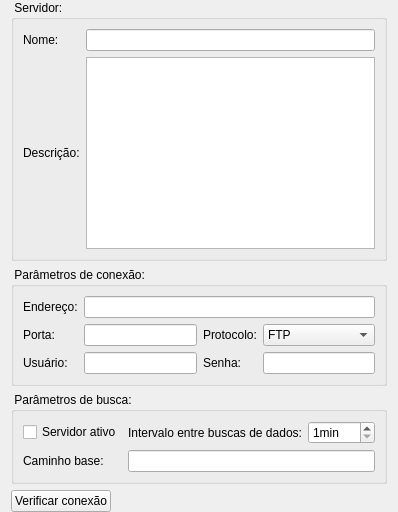
          <widget class="QWidget" name="ServerPage">
           <layout class="QVBoxLayout">
            <property name="topMargin">
             <number>0</number>
            </property>
            <property name="bottomMargin">
             <number>0</number>
            </property>
            <item>
             <widget class="QGroupBox" name="groupBox">
              <property name="title">
               <string> Servidor: </string>
              </property>
              <layout class="QGridLayout">
               <property name="leftMargin">
                <number>9</number>
               </property>
               <item row="0" column="0">
                <widget class="QLabel" name="label">
                 <property name="text">
                  <string>Nome:</string>
                 </property>
                </widget>
               </item>
               <item row="0" column="1">
                <widget class="QLineEdit" name="serverName"/>
               </item>
               <item row="1" column="0">
                <widget class="QLabel" name="label_6">
                 <property name="text">
                  <string>Descrição:</string>
                 </property>
                </widget>
               </item>
               <item row="1" column="1">
                <widget class="QTextEdit" name="serverDescription"/>
               </item>
              </layout>
             </widget>
            </item>
            <item>
             <widget class="QGroupBox" name="groupBox_2">
              <property name="title">
               <string> Parâmetros de conexão: </string>
              </property>
              <layout class="QGridLayout">
               <item row="0" column="0">
                <widget class="QLabel" name="label_2">
                 <property name="text">
                  <string>Endereço:</string>
                 </property>
                </widget>
               </item>
               <item row="0" column="1" colspan="3">
                <widget class="QLineEdit" name="connectionAddress"/>
               </item>
               <item row="1" column="0">
                <widget class="QLabel" name="label_3">
                 <property name="text">
                  <string>Porta:</string>
                 </property>
                </widget>
               </item>
               <item row="1" column="1">
                <widget class="QLineEdit" name="connectionPort"/>
               </item>
               <item row="1" column="2">
                <widget class="QLabel" name="label_4">
                 <property name="text">
                  <string>Protocolo:</string>
                 </property>
                </widget>
               </item>
               <item row="1" column="3">
                <widget class="QComboBox" name="connectionProtocol">
                 <item>
                  <property name="text">
                   <string>FTP</string>
                  </property>
                 </item>
                 <item>
                  <property name="text">
                   <string>File</string>
                  </property>
                 </item>
                 <item>
                  <property name="text">
                   <string>OGC</string>
                  </property>
                 </item>
                </widget>
               </item>
               <item row="2" column="0">
                <widget class="QLabel" name="label_7">
                 <property name="text">
                  <string>Usuário:</string>
                 </property>
                </widget>
               </item>
               <item row="2" column="1">
                <widget class="QLineEdit" name="connectionUserName"/>
               </item>
               <item row="2" column="2">
                <widget class="QLabel" name="label_8">
                 <property name="text">
                  <string>Senha:</string>
                 </property>
                </widget>
               </item>
               <item row="2" column="3">
                <widget class="QLineEdit" name="connectionPassword">
                 <property name="echoMode">
                  <enum>QLineEdit::Password</enum>
                 </property>
                </widget>
               </item>
              </layout>
             </widget>
            </item>
            <item>
             <widget class="QGroupBox" name="groupBox_3">
              <property name="title">
               <string> Parâmetros de busca: </string>
              </property>
              <layout class="QGridLayout">
               <item row="0" column="0">
                <widget class="QCheckBox" name="serverActiveServer">
                 <property name="text">
                  <string>Servidor ativo</string>
                 </property>
                </widget>
               </item>
               <item row="0" column="1">
                <widget class="QLabel" name="label_5">
                 <property name="text">
                  <string>Intervalo entre buscas de dados:</string>
                 </property>
                </widget>
               </item>
               <item row="0" column="2">
                <widget class="QSpinBox" name="serverIntervalData">
                 <property name="suffix">
                  <string>min</string>
                 </property>
                 <property name="minimum">
                  <number>1</number>
                 </property>
                 <property name="maximum">
                  <number>999</number>
                 </property>
                </widget>
               </item>
               <item row="1" column="0">
                <widget class="QLabel" name="label_15">
                 <property name="text">
                  <string>Caminho base:</string>
                 </property>
                </widget>
               </item>
               <item row="1" column="1" colspan="2">
                <widget class="QLineEdit" name="serverDataBasePath"/>
               </item>
              </layout>
             </widget>
            </item>
            <item>
             <layout class="QHBoxLayout">
              <item>
               <widget class="QPushButton" name="serverCheckConnectionBtn">
                <property name="enabled">
                 <bool>true</bool>
                </property>
                <property name="text">
                 <string>Verificar conexão</string>
                </property>
                <property name="icon">
                 <iconset resource="../../admin/ui/icons.qrc">
                  <normaloff>:/global/icons/ok.png</normaloff>:/global/icons/ok.png</iconset>
                </property>
               </widget>
              </item>
              <item>
               <spacer>
                <property name="orientation">
                 <enum>Qt::Horizontal</enum>
                </property>
                <property name="sizeHint" stdset="0">
                 <size>
                  <width>40</width>
                  <height>20</height>
                 </size>
                </property>
               </spacer>
              </item>
             </layout>
            </item>
           </layout>
          </widget>
